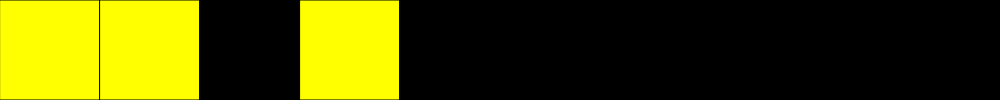
Frame 1 (no input)
Frame 60 (no input): identical to frame 1, image omitted
Frame 120 (the mouse pressed at the canvas centre since frame 60): identical to frame 1, image omitted

The p5.js sketch that drew this single still picture (run headless with seeded random() and noise() and a simulated clock; from frame 60 on, the mouse is pressed at the canvas centre):

// p5.js sketch
// ── sketch.js
/* /////////////////////////////////////

  4.043 / 4.044 Design Studio: Interaction Intelligence
  February 9, 2024
  Marcelo Coelho

*/ /////////////////////////////////////

let displaySize = 10; // how many pixels are visible in the game
let pixelSize = 100; // how big each 'pixel' looks on screen

let player; // Adding a player to the game
let mines = []; // and one target for players to catch.

let display; // Aggregates our final visual output before showing it on the screen

let controller; // This is where the state machine and game logic lives

let collisionAnimation; // Where we store and manage the collision animation

// let score; // Where we keep track of score and winner

function setup() {
  createCanvas(displaySize * pixelSize, pixelSize); // dynamically sets canvas size
  // frameRate(30);
  display = new Display(displaySize, pixelSize); //Initializing the display

  numberSet = new Set();
  for (let i = 0; i < displaySize; i++) {
    numberSet.add(i);
  }

  let randomIndex = Math.floor(Math.random() * numberSet.size);
  let randomNumber = [...numberSet][randomIndex];
  numberSet.delete(randomNumber);

  player = new Player(color(255, 0, 0), randomNumber, displaySize); // Initializing players

  max = displaySize / 3;
  num_mines = Math.floor(Math.random() * max);
  if (num_mines == 0) {
    num_mines++;
  }

  for (let i = 0; i < num_mines; i++) {
    randomIndex = Math.floor(Math.random() * numberSet.size);
    randomNumber = [...numberSet][randomIndex];
    numberSet.delete(randomNumber);
    let mine = new Player(color(255, 255, 0), randomNumber, displaySize); // Initializing mine using the Player class
    mines.push(mine);
  }

  collisionAnimation = new Animation(); // Initializing animation

  controller = new Controller(); // Initializing controller

  // score = 0; // score stores the number of mines avoided
}

function draw() {
  // start with a blank screen
  background(0, 0, 0);

  // Runs state machine at determined framerate
  controller.update();

  // After we've updated our states, we show the current one
  display.show();
}

// ── animation.js
class Animation {
  constructor(controller) {
    this.numberOfFrames = 30; // how many frames the animation has
    this.pixels = 30; // how wide the animation is

    // Multidimensional arrays in javascript are a bit silly
    // I recommend you watch this to understand what is happening next: https://www.youtube.com/watch?v=OTNpiLUSiB4
    this.animation = new Array(this.numberOfFrames);

    this.currentFrameCount = -1; // this tracks what frame we are currently reading

    // The animation mimics an explosion and this variable tracks where the wave is in the display
    let k = 0;

    // Build up the array in this for loop
    for (let i = 0; i < this.numberOfFrames; i++) {
      // since javascript can't initialize a 2D array, we need to do this
      this.animation[i] = new Array(this.pixels);

      // populate array with empty/black pixels
      for (let j = 0; j < this.pixels; j++) {
        this.animation[i][j] = color(130, 209, 115);
      }

      // Then populate array with animation

      // Start from the center
      let center = parseInt(this.pixels / 2);

      // Animate to the right
      this.animation[i][k + center] = color(115, 29, 216, 100);

      // Animate to the left
      this.animation[i][center - k] = color(115, 29, 216, 100);

      // Increment animation pixel
      k = k + 1;
    }
  }

  // This function advances animation to next frame and returns current frame number
  currentFrame() {
    this.currentFrameCount = this.currentFrameCount + 1;

    if (this.currentFrameCount >= this.numberOfFrames) {
      this.currentFrameCount = 0;
    }

    return this.currentFrameCount;
  }

  // Returns one pixel at a time
  grabPixel(_index) {
    return this.animation[this.currentFrameCount][_index];
  }
}

// ── controller.js
// This is where your state machines and game logic lives

class Controller {
  // This is the state we start with.
  constructor() {
    this.gameState = "SHOW_MINES";
    this.timer = null;
  }

  // This is called from draw() in sketch.js with every frame
  update() {
    // STATE MACHINE ////////////////////////////////////////////////
    // This is where your game logic lives
    /////////////////////////////////////////////////////////////////
    switch (this.gameState) {
      // This is the main game state, where the playing actually happens
      case "SHOW_MINES":
        // clear screen at frame rate so we always start fresh
        display.clear();

        // now add the mines
        for (let i = 0; i < mines.length; i++) {
          display.setPixel(mines[i].position, mines[i].playerColor);
        }

        const timerCallback = () => {
          // display.setAllPixels(mines[0].playerColor);
          // this.timer = setTimeout(timerCallback, 3000);
          this.gameState = "PLAY";
        };

        // clearTimeout(this.timer);

        // Set the timer for 5 seconds (10000 milliseconds)
        this.timer = setTimeout(timerCallback, 5000);

        break;

      case "PLAY":
        // clear screen at frame rate so we always start fresh
        display.clear();

        // show all players in the right place, by adding them to display buffer
        display.setPixel(player.position, player.playerColor);

        // check if player has hit a mine
        for (let i = 0; i < mines.length; i++) {
          if (player.position == mines[i].position) {
            this.gameState = "COLLISION"; // go to COLLISION state
          }
        }

        break;

      // This state is used to play an animation, after a target has been caught by a player
      case "COLLISION":
        // clear screen at frame rate so we always start fresh
        display.clear();

        // play explosion animation one frame at a time.
        // first figure out what frame to show
        let frameToShow = collisionAnimation.currentFrame(); // this grabs number of current frame and increments it

        // then grab every pixel of frame and put it into the display buffer
        for (let i = 0; i < collisionAnimation.pixels; i++) {
          display.setPixel(i, collisionAnimation.animation[frameToShow][i]);
        }

        //check if animation is done and we should move on to another state
        if (frameToShow == collisionAnimation.animation.length - 1) {
          // We've reached a mine
          this.gameState = "RESET"; // go to state that displays score
        }

        break;

      case "RESET":
        display.clear();
        let numberSet = new Set();
        for (let i = 0; i < displaySize; i++) {
          numberSet.add(i);
        }

        let randomIndex = Math.floor(Math.random() * numberSet.size);
        let randomNumber = [...numberSet][randomIndex];

        numberSet.delete(randomNumber);
        player.position = randomNumber;

        for (let i = 0; i < mines.length; i++) {
          randomIndex = Math.floor(Math.random() * numberSet.size);
          randomNumber = [...numberSet][randomIndex];
          numberSet.delete(randomNumber);
          mines[i].position = randomNumber;
        }

        this.gameState = "SHOW_MINES";
        break;

      // // Game is over. Show winner and clean everything up so we can start a new game.
      // case "SCORE":
      //   // reset everyone's score
      //   player.score = 0;

      //   // put the target somewhere else, so we don't restart the game with player and target in the same place
      //   target.position = parseInt(random(1, displaySize));

      //   //light up w/ winner color by populating all pixels in buffer with their color
      //   display.setAllPixels(score.winner);

      //   break;

      // Not used, it's here just for code compliance
      default:
        break;
    }
  }
}

// This function gets called when a key on the keyboard is pressed
function keyPressed() {
  // Move player one to the left if letter A is pressed
  if ((key == "A" || key == "a") && !player.midJump) {
    player.move(-1);
  }

  // And so on...
  if ((key == "D" || key == "d") && !player.midJump) {
    player.move(1);
  }

  if (key == "W" || key == "w") {
    player.jump(1);
  }

  if (key == "Q" || key == "q") {
    player.jump(-1);
  }

  // When you press the letter R, the game resets back to the play state
  if (key == "R" || key == "r") {
    clearTimeout(controller.timer);
    controller.gameState = "RESET";
  }
}

// ── display.js
// This is used to aggregrate visual information from all objects before we display them.
// First we populate display and then we show it to user.
// This is particularly helpful once you start outputting your game to an LED strip, of if you want to have two separate 'screens'

class Display {
  constructor(_displaySize, _pixelSize) {
    this.displaySize = _displaySize;
    this.pixelSize = _pixelSize;
    this.initColor = color(0, 0, 0); // black color
    this.displayBuffer = [];

    // Assign black to all pixels. Black = off
    for (let i = 0; i < this.displaySize; i++) {
      this.displayBuffer[i] = this.initColor;
    }
  }

  // Color a specific pixel in the buffer
  setPixel(_index, _color) {
    this.displayBuffer[_index] = _color;
  }

  // Color all pixels in the buffer
  setAllPixels(_color) {
    for (let i = 0; i < displaySize; i++) {
      display.setPixel(i, _color);
    }
  }

  // Now write it to screen
  // This is the only function in the entire software that writes something directly to the screen. I recommend you keep it this way.
  show() {
    for (let i = 0; i < this.displaySize; i++) {
      //noStroke();
      fill(this.displayBuffer[i]);
      rect(i * this.pixelSize, 0, this.pixelSize, this.pixelSize);
    }
  }

  // Let's empty the display before we start adding things to it again
  clear() {
    for (let i = 0; i < this.displaySize; i++) {
      this.displayBuffer[i] = this.initColor;
    }
  }
}

// ── level.js
class Level {
  constructor(mineColor, numberOfMines, framesForDelay) {
    this.mineColor = mineColor;
    this.numberOfMines = numberOfMines;
    this.framesForDelay = framesForDelay; // adjust frame rates
  }
}

// ── player.js
// This holds some player information, like color and position.
// It also has some player methods for managing how a player moves.

class Player {
  constructor(_color, _position, _displaySize) {
    this.jumpColor = _color;
    this.originalColor = _color;
    this.playerColor = _color;
    this.midJump = false;
    this.position = _position;
    // this.score = 0;
    this.displaySize = _displaySize;
  }

  // Move player based on keyboard input
  move(_direction) {
    // increments or decrements player position
    this.position = this.position + _direction;

    // if player hits the edge of display, loop around
    if (this.position == -1) {
      this.position = this.displaySize - 1;
    } else if (this.position == this.displaySize) {
      this.position = 0;
    }
  }

  jump(_direction) {
    this.midJump = true;
    this.playerColor = this.jumpColor; // Change player color to jump color
    this.position = this.position + _direction * 2; // Move player position by 2 units in the specified direction
    display.setPixel(this.position, this.playerColor);
    this.playerColor = this.originalColor; // Restore original player color
    // display.setPixel(this.position, this.playerColor);
    this.midJump = false;

    // if player hits the edge of display, loop around
    if (this.position < 0) {
      this.position = this.displaySize + this.position;
    } else if (this.position >= this.displaySize) {
      this.position = this.position - this.displaySize;
    }
  }
}
